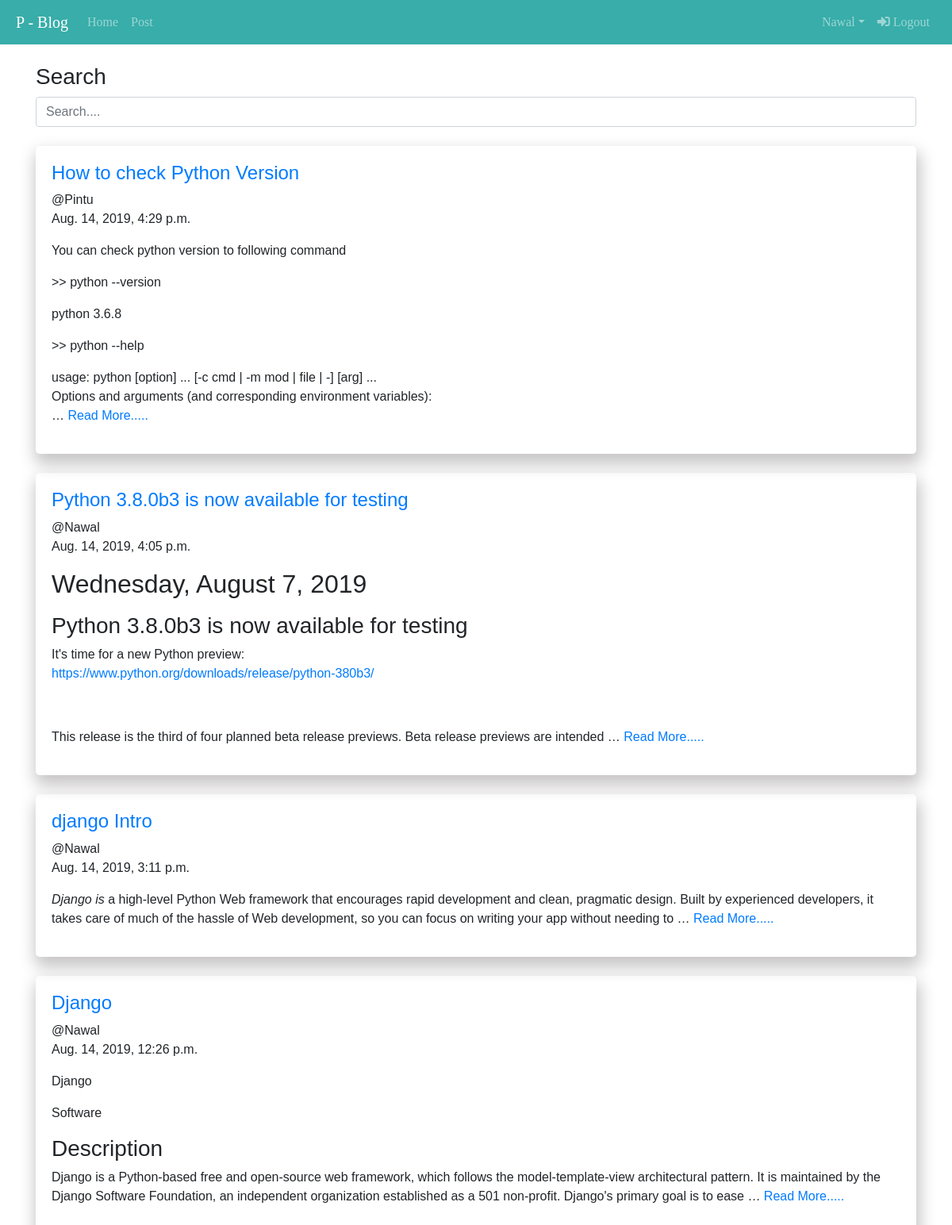
Screenshot of / (signed in) with the database file from the repository.
### Blog_app/models.py (models this page shows)
class Post(models.Model):
    title = models.CharField(max_length=500)
    content = models.TextField()
    auther = models.CharField(max_length=20)
    image = models.ImageField(upload_to='media', blank=True)
    date = models.DateTimeField(auto_now_add=True)
    user = models.ForeignKey(User,  null=True, on_delete=models.CASCADE)
    class Meta:
        db_table = 'post'

### Blog_app/views.py (the view)
# urls.py: 2. Add a URL to urlpatterns:  path('', views.home, name='home')
def home(request):
    if request.user.is_authenticated:
        post = Post.objects.order_by('-date')
        return render(request, 'home/home.html', {'post': post})
    else:
        messages.error(request, "You are not Authenticated. Please first Sign Up.....!")
        return redirect('/sign_in')

### Templates/home/home.html (shortened to what this page needs)
{% extends 'home/base.html' %}
{% block content %}
<br>
<div class="container">
    <h3>Search</h3>
    <input type="text" id="search" name="search-text" placeholder="Search...." class="form-control">
    <br>
    {% if post %}
    {% for p in post %}
    <div class="post post-animation">
        <a href="{% url 'view_post' p.id %}">
            <h4>{{ p.title }}</h4>
        </a>
        <span>@{{p.auther}}</span>
        <p>{{p.date}}</p>
        {{p.content|safe|truncatewords:40}}
        <a href="{% url 'view_post' p.id %}">Read More.....</a>
    </div><br>
    {% endfor %}
    {% else %}
    <h4 class="text-center">No Post Yet</h4>
    {% endif %}
</div>
<br>
{% endblock %}

### Templates/home/base.html (shortened to what this page needs)
<!DOCTYPE html>
{% load static %}
<html lang="en">
<head>
    <link rel="stylesheet" href="https://use.fontawesome.com/releases/v5.6.3/css/all.css">
    <link rel="stylesheet" href="https://maxcdn.bootstrapcdn.com/bootstrap/4.3.1/css/bootstrap.min.css">
    <link rel="stylesheet" href="{% static 'css/styles.css' %}">
</head>
<body style="font-family: 'Asap', sans-serif;">
    <nav class="navbar navbar-expand-md navbar-dark text-center" style="padding-left: 20px;padding-right: 20px;">
        <a class="navbar-brand" href="#">P - Blog</a>
        <div class="collapse navbar-collapse" id="collapsibleNavbar">
            <ul class="navbar-nav mr-auto">
                <li class="nav-item">
                    <a class="nav-link" href="/">Home</a>
                </li>
                {% if user.is_authenticated %}
                <li class="nav-item">
                    <a class="nav-link" href="{% url 'post' %}">Post</a>
                </li>
                {% endif %}
            </ul>
            <ul class="navbar-nav my-2 my-lg-0">
                {% if user.is_authenticated %}
                <li class="nav-item dropdown">
                    <a class="nav-link dropdown-toggle user" href="#" id="navbardrop"
                        data-toggle="dropdown">{{user.username}}</a>
                </li>
                <li class="nav-item"><a class="nav-link" href="{% url 'logout_user' %}"><span
                            class="fas fa-sign-in-alt"></span> Logout</a></li>
                {% else %}
                <li class="nav-item"><a class="nav-link" href="/sign_up"><span class="fas fa-user"></span> Sign Up</a>
                </li>
                <li class="nav-item"><a class="nav-link" href="/sign_in"><span class="fas fa-sign-in-alt"></span> Sign
                        In</a></li>
                {% endif %}
            </ul>
        </div>
    </nav>
    {% block content %}
    {% endblock %}
</body>
</html>

### Static/css/styles.css (style rules this page uses)
body { font-family: 'Varela Round', sans-serif; }
.post { padding: 20px; border-radius: 5px; box-shadow: 2px 10px 20px 3px rgb(199, 197, 197); }
nav { background-color: #38ada9 }
nav a { font-family: 'Ultra', serif; }

### rows the page displays
Post: title "How to check Python Version", auther "Pintu", date "Aug. 14, 2019, 4:29 p.m.", content "You can check python version to following command >> python --version python 3.6.8 >> python --help usage: python [option] ... [-c cmd | -m mod | file | -] [arg] ... Options and arguments (and corresponding environment variables): …"
Post: title "Python 3.8.0b3 is now available for testing", auther "Nawal", date "Aug. 14, 2019, 4:05 p.m.", content "Wednesday, August 7, 2019 Python 3.8.0b3 is now available for testing It's time for a new Python preview: https://www.python.org/downloads/release/python-380b3/ This release is the third of four planned beta release previews. Beta release previews are intended …"
Post: title "django Intro", auther "Nawal", date "Aug. 14, 2019, 3:11 p.m.", content "Django is a high-level Python Web framework that encourages rapid development and clean, pragmatic design. Built by experienced developers, it takes care of much of the hassle of Web development, so you can focus on writing your app without needing to …"
Post: title "Django", auther "Nawal", date "Aug. 14, 2019, 12:26 p.m.", content "Django Software Description Django is a Python-based free and open-source web framework, which follows the model-template-view architectural pattern. It is maintained by the Django Software Foundation, an independent organization established as a 501 non-profit. Django's primary goal is to ease …"

### other values shown
{{ user.username }} "Nawal"
